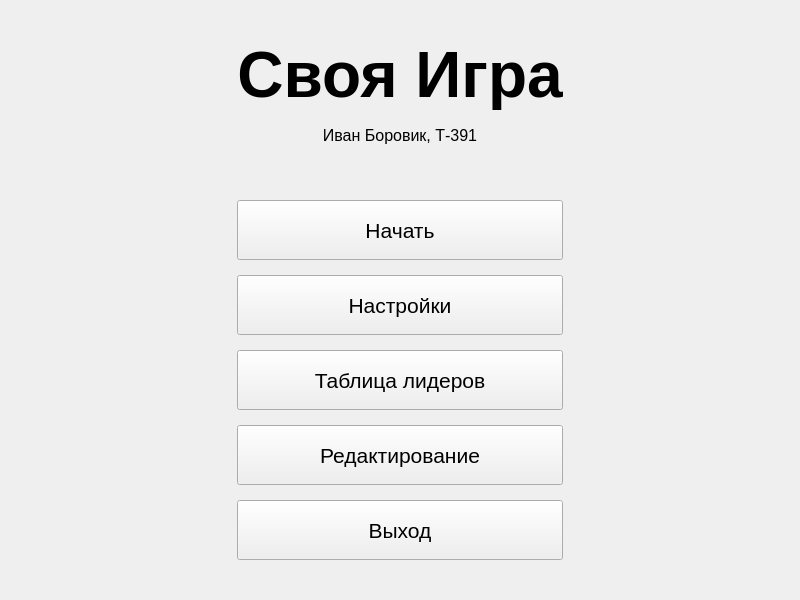
<?xml version="1.0" encoding="UTF-8"?>
<ui version="4.0">
 <class>StartWindow</class>
 <widget class="QWidget" name="StartWindow">
  <property name="geometry">
   <rect>
    <x>0</x>
    <y>0</y>
    <width>800</width>
    <height>600</height>
   </rect>
  </property>
  <property name="windowTitle">
   <string>Своя Игра</string>
  </property>
  <layout class="QGridLayout" name="gridLayout">
   <item row="0" column="0">
    <spacer name="verticalSpacer">
     <property name="orientation">
      <enum>Qt::Orientation::Vertical</enum>
     </property>
     <property name="sizeHint" stdset="0">
      <size>
       <width>20</width>
       <height>40</height>
      </size>
     </property>
    </spacer>
   </item>
   <item row="1" column="0">
    <layout class="QHBoxLayout" name="horizontalLayout">
     <item>
      <spacer name="horizontalSpacer">
       <property name="orientation">
        <enum>Qt::Orientation::Horizontal</enum>
       </property>
       <property name="sizeHint" stdset="0">
        <size>
         <width>40</width>
         <height>20</height>
        </size>
       </property>
      </spacer>
     </item>
     <item>
      <layout class="QVBoxLayout" name="verticalLayout">
       <property name="spacing">
        <number>15</number>
       </property>
       <item>
        <widget class="QLabel" name="projectNameLabel">
         <property name="font">
          <font>
           <pointsize>48</pointsize>
           <bold>true</bold>
          </font>
         </property>
         <property name="text">
          <string>Своя Игра</string>
         </property>
         <property name="alignment">
          <set>Qt::AlignmentFlag::AlignCenter</set>
         </property>
        </widget>
       </item>
       <item>
        <widget class="QLabel" name="authorLabel">
         <property name="font">
          <font>
           <pointsize>12</pointsize>
          </font>
         </property>
         <property name="text">
          <string>Иван Боровик, Т-391</string>
         </property>
         <property name="alignment">
          <set>Qt::AlignmentFlag::AlignCenter</set>
         </property>
        </widget>
       </item>
       <item>
        <spacer name="verticalSpacer_3">
         <property name="orientation">
          <enum>Qt::Orientation::Vertical</enum>
         </property>
         <property name="sizeType">
          <enum>QSizePolicy::Policy::Fixed</enum>
         </property>
         <property name="sizeHint" stdset="0">
          <size>
           <width>20</width>
           <height>40</height>
          </size>
         </property>
        </spacer>
       </item>
       <item>
        <widget class="QPushButton" name="startButton">
         <property name="minimumSize">
          <size>
           <width>300</width>
           <height>60</height>
          </size>
         </property>
         <property name="font">
          <font>
           <pointsize>16</pointsize>
          </font>
         </property>
         <property name="text">
          <string>Начать</string>
         </property>
        </widget>
       </item>
       <item>
        <widget class="QPushButton" name="settingsButton">
         <property name="minimumSize">
          <size>
           <width>300</width>
           <height>60</height>
          </size>
         </property>
         <property name="font">
          <font>
           <pointsize>16</pointsize>
          </font>
         </property>
         <property name="text">
          <string>Настройки</string>
         </property>
        </widget>
       </item>
       <item>
        <widget class="QPushButton" name="leaderboardButton">
         <property name="minimumSize">
          <size>
           <width>300</width>
           <height>60</height>
          </size>
         </property>
         <property name="font">
          <font>
           <pointsize>16</pointsize>
          </font>
         </property>
         <property name="text">
          <string>Таблица лидеров</string>
         </property>
        </widget>
       </item>
       <item>
        <widget class="QPushButton" name="editButton">
         <property name="minimumSize">
          <size>
           <width>300</width>
           <height>60</height>
          </size>
         </property>
         <property name="font">
          <font>
           <pointsize>16</pointsize>
          </font>
         </property>
         <property name="text">
          <string>Редактирование</string>
         </property>
        </widget>
       </item>
       <item>
        <widget class="QPushButton" name="exitButton">
         <property name="minimumSize">
          <size>
           <width>300</width>
           <height>60</height>
          </size>
         </property>
         <property name="font">
          <font>
           <pointsize>16</pointsize>
          </font>
         </property>
         <property name="text">
          <string>Выход</string>
         </property>
        </widget>
       </item>
      </layout>
     </item>
     <item>
      <spacer name="horizontalSpacer_2">
       <property name="orientation">
        <enum>Qt::Orientation::Horizontal</enum>
       </property>
       <property name="sizeHint" stdset="0">
        <size>
         <width>40</width>
         <height>20</height>
        </size>
       </property>
      </spacer>
     </item>
    </layout>
   </item>
   <item row="2" column="0">
    <spacer name="verticalSpacer_2">
     <property name="orientation">
      <enum>Qt::Orientation::Vertical</enum>
     </property>
     <property name="sizeHint" stdset="0">
      <size>
       <width>20</width>
       <height>40</height>
      </size>
     </property>
    </spacer>
   </item>
  </layout>
 </widget>
 <resources/>
 <connections/>
</ui>
